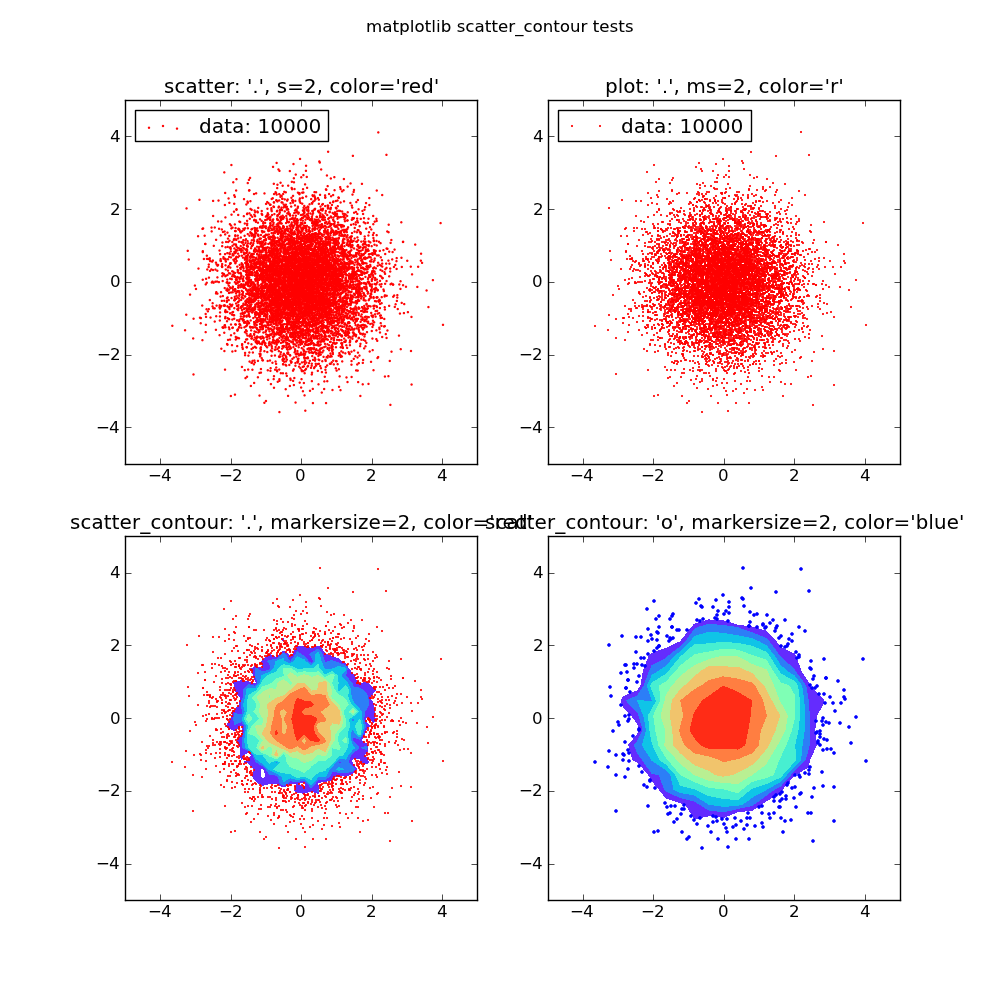

Python code for this plot:
"""

Test program to try out AstroML scatter_contour


"""

# use native matplotlib or matplotlib.pyplot
#import matplotlib as plt
import matplotlib.pyplot as plt
from astroML.plotting import scatter_contour

import numpy as np

#print 'np.random.get_state(): ', np.random.get_state()

plt.figure(num=None, figsize=(10, 10))


n=10000
np.random.seed(1)
xdata=np.random.normal(0.0, 1.0, n)
np.random.seed(2)
ydata=np.random.normal(0.0, 1.0, n)

iplot=1
plt.subplot(2,2,iplot)

#plt.xlabel('X')
#plt.ylabel('Y')

plt.subplot(2,2,iplot)
plt.title("scatter: '.', s=2, color='red'")
label='data: ' + str(len(xdata))
marker='.'
plt.scatter(xdata, ydata, marker=marker, s=2, color='red', 
  label=label)
plt.legend(loc=2)

plt.xlim(-5.0, 5.0)
plt.ylim(-5.0, 5.0)




# using mplot to get same result as scatter
# ms=1 makes invisible points
iplot = iplot+1
plt.subplot(2,2,iplot)


plt.title("plot: '.', ms=2, color='r'")
label='data: ' + str(len(xdata))
marker='.'
color='red'
plt.plot(xdata, ydata, marker=marker, ms=2, lw=0, color=color, 
  markeredgecolor=color, label=label)
plt.legend(loc=2)

plt.xlim(-5.0, 5.0)
plt.ylim(-5.0, 5.0)


iplot=iplot+1
plt.subplot(2,2,iplot)
threshold=10

# note ax=plt within arguments
plt.title("scatter_contour: '.', markersize=2, color='red'")
label='data: ' + str(len(xdata))
scatter_contour(xdata, ydata, threshold=threshold, log_counts=True, 
                histogram2d_args=dict(bins=40),
                ax=plt,
                plot_args=dict(marker='.', linestyle='none',
                               markersize=2, color='red',
                               markeredgecolor='red',
                               label=label),
                contour_args=dict(cmap=plt.cm.rainbow))

plt.xlim(-5.0, 5.0)
plt.ylim(-5.0, 5.0)

iplot=iplot+1
plt.subplot(2,2,iplot)
threshold=10
plt.title("scatter_contour: 'o', markersize=2, color='blue'")
scatter_contour(xdata, ydata, threshold=threshold, log_counts=True, 
                histogram2d_args=dict(bins=20),
                ax=plt,
                plot_args=dict(marker='o', linestyle='none',
                               markersize=2, color='blue',
                               markeredgecolor='blue'),
                contour_args=dict(cmap=plt.cm.rainbow))

plt.xlim(-5.0, 5.0)
plt.ylim(-5.0, 5.0)


plt.suptitle('matplotlib scatter_contour tests')
plt.savefig('mpl_scatter_contour_demo.png')
plt.show()


   
